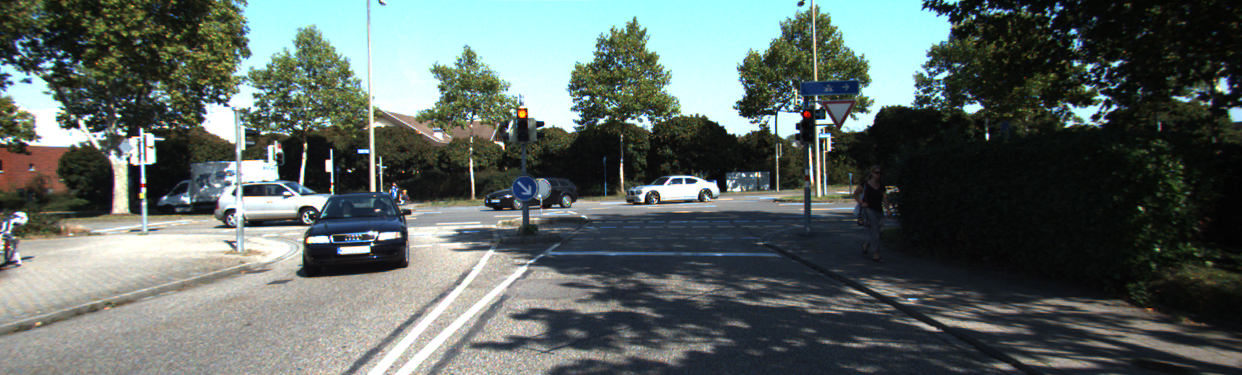
//> input picture left2.png, 1242 x 375 px
$ ./main   (built with g++ and OpenCV 4, older OpenCV classes emulated)
//> lines starting //> are read from the running program, lines starting //| are printed output that depends on the picture


#include <iostream>
#include <fstream>

#include <opencv2/core/core.hpp>
#include <opencv2/calib3d/calib3d.hpp>
#include <opencv2/highgui/highgui.hpp>
#include <opencv2/imgproc/imgproc.hpp>

using namespace cv;
using namespace std;


int main()
{
    Mat img1, img2;
    img1 = imread("left2.png");//, CV_LOAD_IMAGE_GRAYSCALE
//> img1 is the input picture: 375 rows x 1242 cols, CV_8UC3; mean B, G, R 98.9, 102.5, 92.3
    img2 = imread("right2.png");
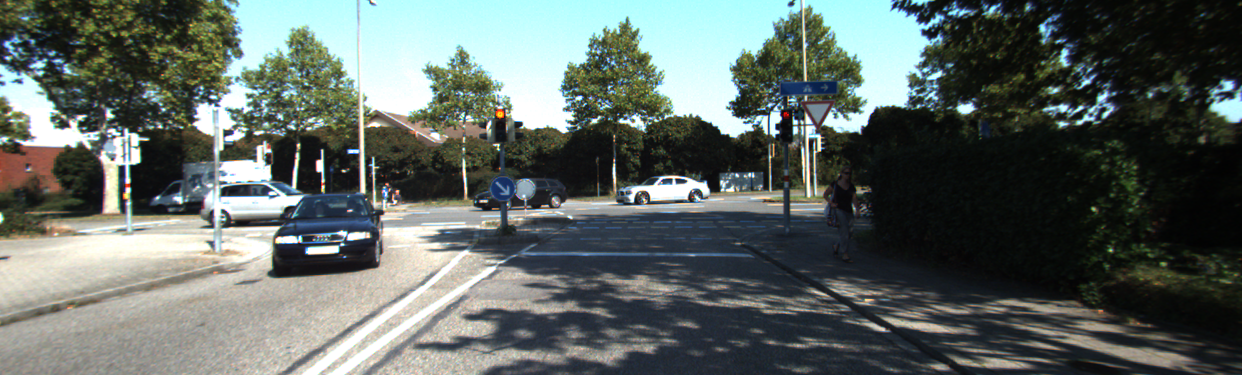
//> input picture right2.png, 1242 x 375 px
//> img2 is the input picture: 375 rows x 1242 cols, CV_8UC3; mean B, G, R 99.5, 104, 95


    double cm1[3][3] = {{9.597910e+02, 0.000000e+00, 6.960217e+02}, {0.000000e+00, 9.569251e+02, 2.241806e+02}, {0.000000e+00, 0.000000e+00, 1.000000e+00}};
    double cm2[3][3] = {{9.037596e+02, 0.000000e+00, 6.957519e+02}, {0.000000e+00, 9.019653e+02, 2.242509e+02}, {0.000000e+00, 0.000000e+00, 1.000000e+00}};
    double d1[1][5] = {{-3.691481e-01, 1.968681e-01, 1.353473e-03, 5.677587e-04, -6.770705e-02}};
    double d2[1][5] = {{-3.639558e-01, 1.788651e-01, 6.029694e-04, -3.922424e-04, -5.382460e-02}};

    Mat CM1 (3,3, CV_64FC1, cm1);
    Mat CM2 (3,3, CV_64FC1, cm2);
    Mat D1(1,5, CV_64FC1, d1);
    Mat D2(1,5, CV_64FC1, d2);

    cout << "Calibration matrix left:\n" << CM1 << endl;
    cout << "Distorstion matrix left:\n" << D1 << endl;
    cout << "Calibration matrix right:\n" << CM2 << endl;
    cout << "Distorstion matrix right:\n" << D2 << endl;


    double r[3][3] = {{9.995599e-01, 1.699522e-02, -2.431313e-02},{-1.704422e-02, 9.998531e-01, -1.809756e-03},{2.427880e-02, 2.223358e-03, 9.997028e-01}};
    double t[3][1] = {{-4.731050e-01}, {5.551470e-03}, {-5.250882e-03}};


    Mat R (3,3, CV_64FC1, r);
    Mat T (3,1, CV_64FC1, t);


    //Mat   R, T;
    Mat R1, R2, T1, T2, Q, P1, P2;

    stereoRectify(CM1, D1, CM2, D2, img1.size(), R, T, R1, R2, P1, P2, Q);

    cout << "R2:\n" << R2 << endl;
//| R2:
//| [0.9998695894389487, -0.01173258796607786, 0.01109731926217131;
//|  0.01172112444471563, 0.9999307029925597, 0.001097476449394249;
//|  -0.01110942649013904, -0.0009672602668001064, 0.9999378205921788]
    cout << "P2:\n" << P2 << endl;
//| P2:
//| [929.4452, 0, 763.7299194335938, -439.7825236316473;
//|  0, 929.4452, 237.7499542236328, 0;
//|  0, 0, 1, 0]

    double rr1[3][3] = {{9.998817e-01, 1.511453e-02, -2.841595e-03},{-1.511724e-02, 9.998853e-01, -9.338510e-04},{2.827154e-03, 9.766976e-04, 9.999955e-01}};
    double rr2[3][3] = {{9.998321e-01, -7.193136e-03, 1.685599e-02},{7.232804e-03, 9.999712e-01, -2.293585e-03},{-1.683901e-02, 2.415116e-03, 9.998553e-01}};
    double pp1[3][4] = {{7.215377e+02, 0.000000e+00, 6.095593e+02, 4.485728e+01},{0.000000e+00, 7.215377e+02, 1.728540e+02, 2.163791e-01},{0.000000e+00, 0.000000e+00, 1.000000e+00, 2.745884e-03}};
    double pp2[3][4] = {{7.215377e+02, 0.000000e+00, 6.095593e+02, -3.395242e+02},{0.000000e+00, 7.215377e+02, 1.728540e+02, 2.199936e+00},{0.000000e+00, 0.000000e+00, 1.000000e+00, 2.729905e-03}};


    Mat RR1 (3,3, CV_64FC1, rr1);
    Mat RR2 (3,3, CV_64FC1, rr2);
    Mat PP1 (3,4, CV_64FC1, pp1);
    Mat PP2 (3,4, CV_64FC1, pp2);

    Mat map11, map12, map21, map22;
    Size img_size = img1.size();
//> img_size = Size(1242, 375)
    initUndistortRectifyMap(CM1, D1, RR1, PP1, img_size, CV_16SC2, map11, map12);
    initUndistortRectifyMap(CM2, D2, RR2, PP2, img_size, CV_16SC2, map21, map22);
    Mat img1r, img2r;
    // [4 lines of commented-out code are left out]

    int sadSize = 3;
    StereoSGBM sbm;
    sbm.SADWindowSize = sadSize;
    sbm.numberOfDisparities = 144;//144; 128
    sbm.preFilterCap = 10; //63
    sbm.minDisparity = 0; //-39; 0
    sbm.uniquenessRatio = 10;
    sbm.speckleWindowSize = 100;
    sbm.speckleRange = 32;
    sbm.disp12MaxDiff = 1;
    sbm.fullDP = true;
    sbm.P1 = sadSize*sadSize*4;
    sbm.P2 = sadSize*sadSize*32;

    Mat disp, disp8;
    sbm(img1, img2, disp);
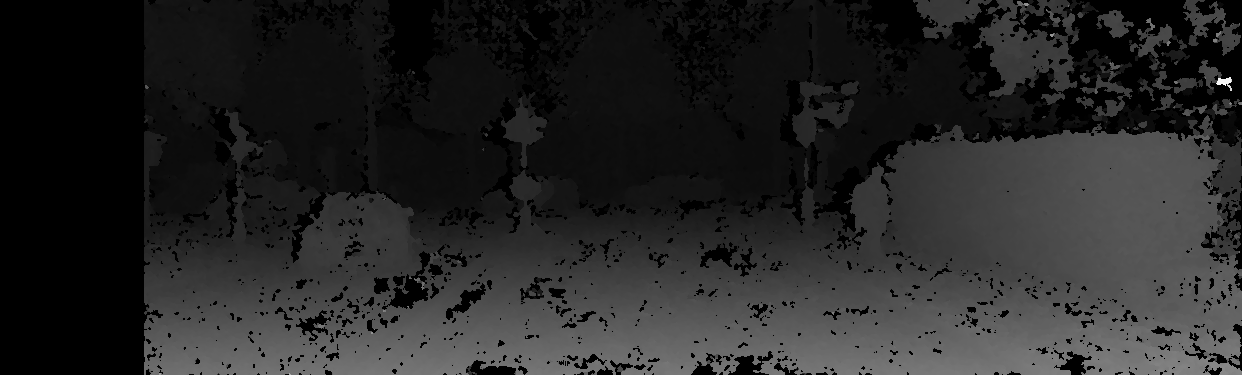
//> disp: 375 rows x 1242 cols, CV_16SC1; min -16, max 2254, mean 324.8; drawn with min black and max white

    //disp = imread("disp.png", CV_LOAD_IMAGE_GRAYSCALE);
    normalize(disp, disp8, 0, 255, CV_MINMAX, CV_8U);


    Mat points, points1;
    reprojectImageTo3D(disp, points, Q, true);
//> points: 375 rows x 1242 cols, CV_32FC3; 0.09% of the values are NaN or infinite; the others: min -22.98, max 10000, mean 824.8
//> Q = [[1, 0, 0, -763.7], [0, 1, 0, -237.7], [0, 0, 0, 929.4], [0, 0, 2.11, 0]]
    cvtColor(points, points1, CV_BGR2GRAY);
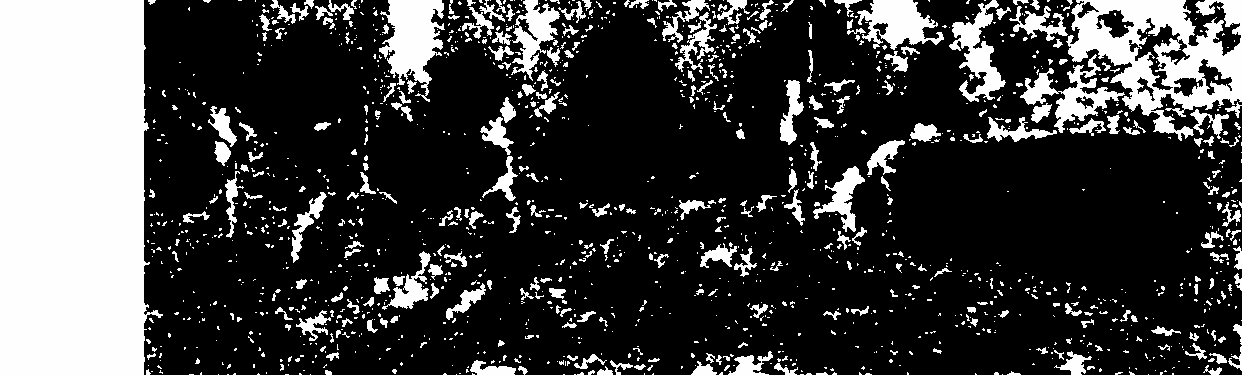
//> points1: 375 rows x 1242 cols, CV_32FC1; 0.09% of the values are NaN or infinite; the others: min 0.0506, max 2996.7, mean 739.6; drawn with min black, max white, NaN and infinite black

    Mat img3;
    img3 = imread("semantica.png");
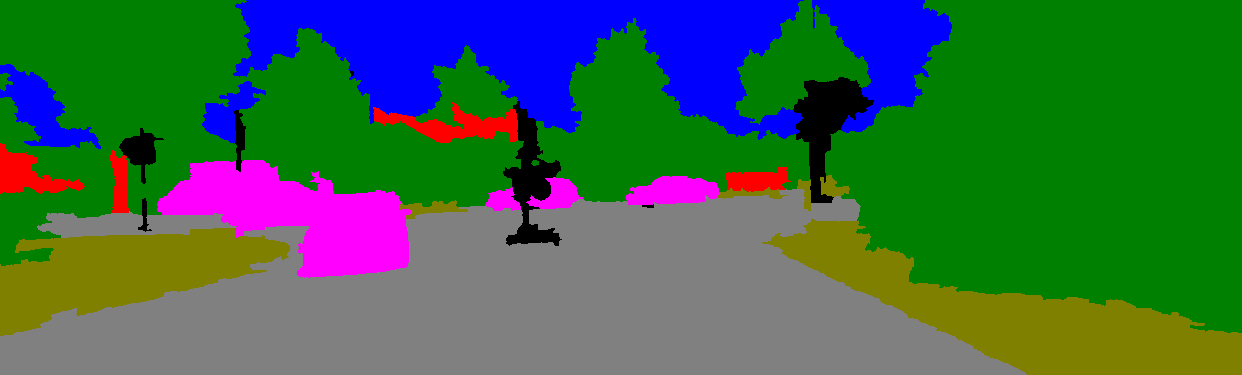
//> input picture semantica.png, 1242 x 375 px
//> img3 is the input picture: 375 rows x 1242 cols, CV_8UC3; mean B, G, R 75.3, 102.2, 59.5

	ofstream semantica_file;
    semantica_file.open ("semantica.xyz");
    for(int i = 0; i < img3.rows; i++) {
        for(int j = 0; j < img3.cols; j++) {
                semantica_file << static_cast<unsigned>(img3.at<Vec3b>(i,j)[0]) << " " << static_cast<unsigned>(img3.at<Vec3b>(i,j)[1]) << " " << static_cast<unsigned>(img3.at<Vec3b>(i,j)[2])  << endl;
        }
    }
    semantica_file.close();

    ofstream point_cloud_file;
    point_cloud_file.open ("point_cloud.xyz");
    for(int i = 0; i < points.rows; i++) {
        for(int j = 0; j < points.cols; j++) {
            if(points.at<Vec3f>(i,j)[2] < 10) {
                point_cloud_file << points.at<Vec3f>(i,j)[0] << " " << points.at<Vec3f>(i,j)[1] << " " << points.at<Vec3f>(i,j)[2] << " " << static_cast<unsigned>(img1.at<uchar>(i,j)) << " " << static_cast<unsigned>(img1.at<uchar>(i,j)) << " " << static_cast<unsigned>(img1.at<uchar>(i,j)) << endl;
            }
        }
    }
    point_cloud_file.close();


    ofstream color_cloud_file;
    color_cloud_file.open ("color_cloud.xyz");
    for(int i = 0; i < points.rows; i++) {
        for(int j = 0; j < points.cols; j++) {
            if(points.at<Vec3f>(i,j)[2] < 10) {
                color_cloud_file << points.at<Vec3f>(i,j)[0] << " " << points.at<Vec3f>(i,j)[1] << " " << points.at<Vec3f>(i,j)[2] << " " << static_cast<unsigned>(img1.at<uchar>(i,j)) << " " << static_cast<unsigned>(img3.at<Vec3b>(i,j)[0]) << " " << static_cast<unsigned>(img3.at<Vec3b>(i,j)[1]) << " " << static_cast<unsigned>(img3.at<Vec3b>(i,j)[2])  << endl;
            }
        }
    }
    color_cloud_file.close();


    imshow("Img1", img1);
    imshow("Img2", img2);
    imshow("Img3", img3);
    imshow("points", points);
    imshow("points1", points1);


    waitKey(0);

    return 0;
}
